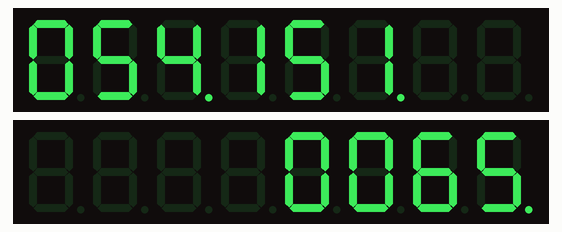
Recording of a sketch running on a simulated Arduino Uno, built with avr-gcc and run on an emulated ATmega328P. Shown: 2 × 8-digit seven-segment display.

Above: at 1.1 s.
At 6.1 s:
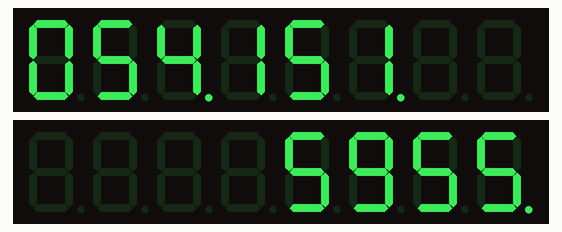
At 11.1 s:
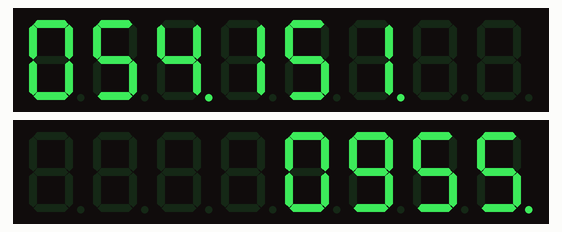
At 20.1 s:
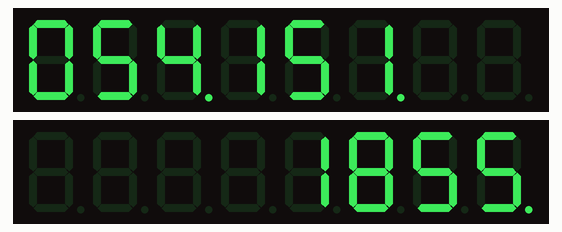
At 29.1 s:
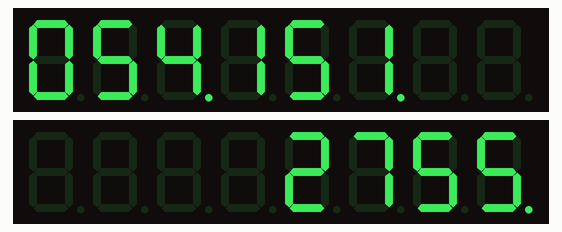
At 39.1 s:
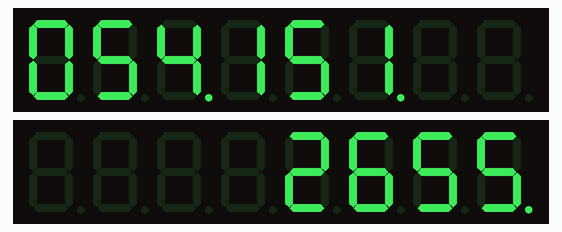

Measured:
- what the display in image 0 shows lasts 1.0 s, from 1.0 s to 2.0 s

The sketch:

extClkPcb_v1.0_test_1_countdownFrom1.5billion.ino
```cpp
// Test of PCB v1.0
// No RTC, No brightness control
// Counts down from ~1.5 billion seconds

#include "LedControl.h"
LedControl lc = LedControl(7,6,5,2); // Arduino pins: D7=DIN, D6=CLK, D5=LOAD/CS, 2= 2x 7219 driver chips

unsigned long n = 1514505600UL;
unsigned long lastTick = 0;

void setup() {
  for (int i = 0; i < 2; i++) {
    lc.shutdown(i,false);
    lc.setIntensity(i,1);
    lc.clearDisplay(i);
  }
}

void displayNumber(unsigned long val) {
  int digits[12];
  for (int i = 0; i < 12; i++) {
    digits[i] = val % 10;
    val /= 10;
  }

  bool leading = true;
  for (int i = 11; i >= 0; i--) { // start from most significant
    int d = digits[i];
    int dev = (11 - i) / 8;
    int pos = (11 - i) % 8;
    bool dp = (i % 3 == 0 && i != 0);

    if (leading && d == 0) {
      lc.setChar(dev,pos,' ',false);
    } else {
      lc.setDigit(dev,pos,d,dp);
      leading = false;
    }
  }
}

void loop() {
  unsigned long now = millis();
  if (now - lastTick >= 1000) {
    lastTick = now;
    displayNumber(n);
    if (n > 0) n--;
  }
}
```
